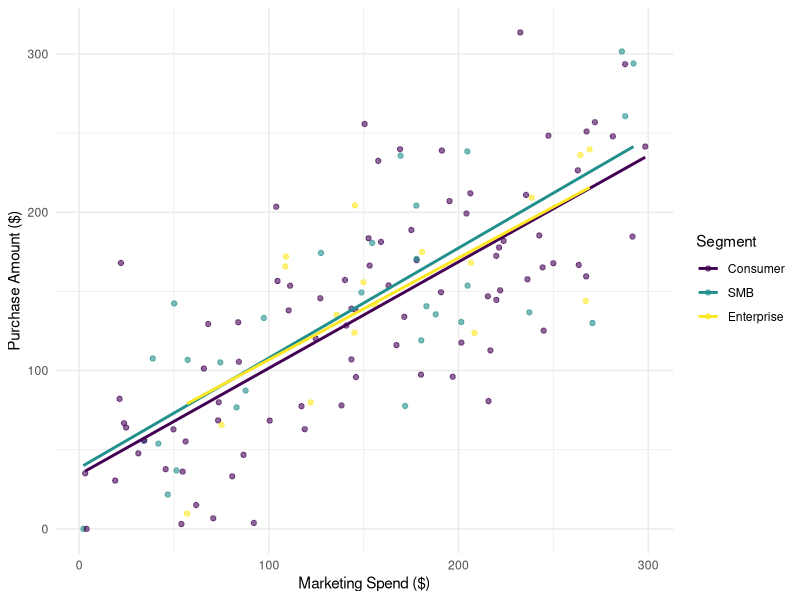
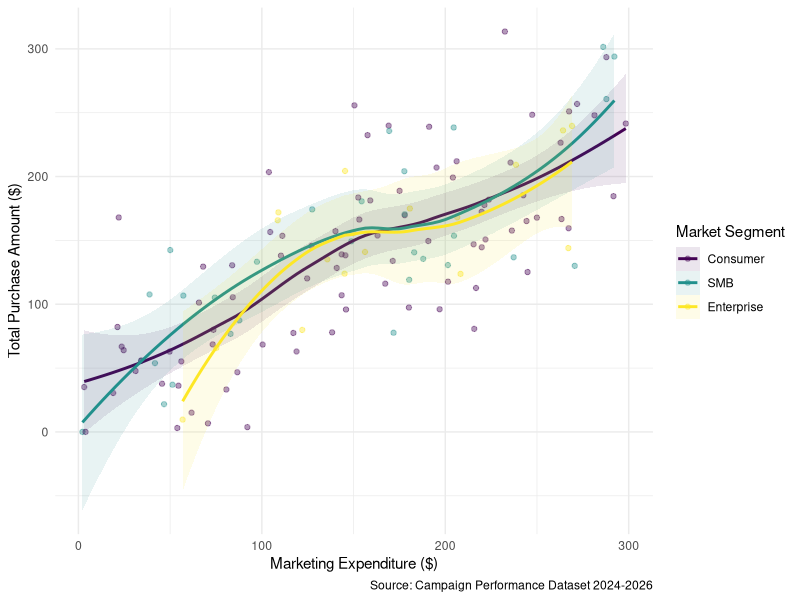

Here is the R script that generated these plots, in order:
## ---- chunk 1
#| label: data-cleansing
#| warning: false
#| message: false
#| echo: false
#| results: "hide"

# ============================================================
#  Data quality issues addressed:
#    1. Mixed date formats  → standardised to ISO 8601 (YYYY-MM-DD)
#    2. Missing signup_date  (9 rows)  → kept as NA
#    3. Missing purchase_amount (18 rows) → kept as NA; flag added
#    4. notes column: NaN → NA; meaningful values retained
#    5. segment → ordered factor (Consumer < SMB < Enterprise)
#    6. Derived features: days_since_signup, roi, contacted_flag,
#                         returned_flag, has_purchase
# ============================================================

# ── 0. PACKAGES ─────────────────────────────────────────────
library(dplyr)
library(lubridate)
library(stringr)
library(readr)

# ── 1. LOAD RAW DATA ────────────────────────────────────────

raw <- read_csv(
  "data/35851937_Sin Chan.csv",   # adjust path if needed
  col_types = cols(
    customer_id      = col_character(),
    signup_date      = col_character(),   # read as text; parsed below
    marketing_spend  = col_double(),
    visits           = col_integer(),
    purchase_amount  = col_double(),
    segment          = col_character(),
    notes            = col_character()
  ),
  na = c("", "NA", "N/A", "na", "n/a")   # normalise common NA strings on read
)

cat("Raw data loaded:", nrow(raw), "rows x", ncol(raw), "cols\n")


# ── 2. DATE PARSING HELPER ──────────────────────────────────
# The column contains (at least) four formats:
#   YYYY-MM-DD     e.g. "2025-06-24"
#   DD/MM/YYYY     e.g. "22/05/2025", "27/10/2024"
#   MM/DD/YYYY     e.g. "05/10/2024"  ← ambiguous; resolved via context*
#   Mon DD, YYYY   e.g. "Feb 05, 2025", "Oct 10, 2024"
#
# * DD/MM vs MM/DD is ambiguous when day <= 12. Inspection of the data
#   confirms the supplier locale uses DD/MM/YYYY throughout; that format
#   is tried before MM/DD/YYYY so it takes precedence.

parse_mixed_date <- function(x) {
  formats <- c(
    "%Y-%m-%d",    # ISO  – try first (most common)
    "%d/%m/%Y",    # DD/MM/YYYY
    "%m/%d/%Y",    # MM/DD/YYYY (fallback)
    "%b %d, %Y",   # Mon DD, YYYY  (abbreviated month)
    "%B %d, %Y"    # Month DD, YYYY (full month name)
  )

  result <- as.Date(rep(NA_character_, length(x)))

  for (fmt in formats) {
    needs_filling <- is.na(result) & !is.na(x)
    if (!any(needs_filling)) break
    parsed <- suppressWarnings(as.Date(x, format = fmt))
    result[needs_filling & !is.na(parsed)] <- parsed[needs_filling & !is.na(parsed)]
  }
  result
}


# ── 3. CLEAN ────────────────────────────────────────────────

reference_date <- as.Date("2026-03-31")   # today; used for derived fields

cleaned <- raw %>%

  # 3a. Parse signup_date
  mutate(
    signup_date = parse_mixed_date(signup_date)
  ) %>%

  # 3b. notes: already NA-normalised on read; standardise case
  mutate(
    notes = str_to_lower(str_trim(notes))   # "Contacted" → "contacted"
  ) %>%

  # 3c. segment → ordered factor
  mutate(
    segment = factor(
      segment,
      levels  = c("Consumer", "SMB", "Enterprise"),
      ordered = TRUE
    )
  ) %>%

  # 3d. Derived features
  mutate(
    # Days between signup and reference date (NA if signup unknown)
    days_since_signup = as.integer(reference_date - signup_date),

    # Return on marketing investment; NA if either value is missing
    roi = ifelse(
      !is.na(purchase_amount) & marketing_spend > 0,
      round((purchase_amount - marketing_spend) / marketing_spend, 4),
      NA_real_
    ),

    # Boolean flags derived from notes
    contacted_flag  = (!is.na(notes) & notes == "contacted"),
    returned_flag   = (!is.na(notes) & notes == "returned"),
    no_response_flag = (!is.na(notes) & notes == "no response"),

    # Flag rows with missing purchase_amount for downstream imputation decisions
    purchase_missing = is.na(purchase_amount)
  )


# ── 4. VALIDATION CHECKS ────────────────────────────────────

cat("\n", rep("=", 60), "\n")
cat(" DATA QUALITY & PERFORMANCE METRICS SUMMARY \n")
cat(rep("=", 60), "\n\n")

# 1. 數據基礎規模
cat(sprintf("%-30s : %d\n", "Total Customer Records", nrow(cleaned)))
cat(sprintf("%-30s : %d\n", "Total Analysis Variables", ncol(cleaned)))
cat("\n")

# 2. Key Performance Metrics
# Mean, Median and SD to show the distribution of the data
metrics_summary <- cleaned %>%
  summarise(
    # Marketing Expenditure
    mean_spend    = mean(marketing_spend, na.rm = TRUE),
    median_spend  = median(marketing_spend, na.rm = TRUE),
    
    # Total Purchase Amounts
    mean_purchase = mean(purchase_amount, na.rm = TRUE),
    sd_purchase   = sd(purchase_amount, na.rm = TRUE),
    
    # Platform Visit Frequency
    mean_visits   = mean(visits, na.rm = TRUE),
    max_visits    = max(visits, na.rm = TRUE),
    
    # ROI
    mean_roi      = mean(roi, na.rm = TRUE)
  )

cat("Performance Metrics (Averages & Distribution):\n")
cat(sprintf("  %-28s : $%.2f (Median: $%.2f)\n", "Avg Marketing Expenditure", metrics_summary$mean_spend, metrics_summary$median_spend))
cat(sprintf("  %-28s : $%.2f (Std Dev: %.2f)\n", "Avg Purchase Amount", metrics_summary$mean_purchase, metrics_summary$sd_purchase))
cat(sprintf("  %-28s : %.1f visits (Max: %d)\n", "Avg Visit Frequency", metrics_summary$mean_visits, metrics_summary$max_visits))
cat(sprintf("  %-28s : %.1f%%\n", "Average ROI", metrics_summary$mean_roi * 100))

# 3. 數據完整性檢查 (Missing Data)
cat("\nData Integrity Check (Missing Values):\n")
missing_counts <- colSums(is.na(cleaned))
# List out all missing value
significant_missing <- missing_counts[missing_counts > 0]
if(length(significant_missing) > 0) {
  for(i in seq_along(significant_missing)) {
    cat(sprintf("  %-28s : %d rows missing\n", names(significant_missing)[i], significant_missing[i]))
  }
} else {
  cat("  All key columns are 100% complete.\n")
}

# 4.Segment
cat("\nMarket Segment Distribution:\n")
seg_table <- table(cleaned$segment)
for(n in names(seg_table)) {
  cat(sprintf("  %-28s : %d customers\n", n, seg_table[n]))
}

cat("\n", rep("=", 60), "\n")

# ── 5. EXPORT ───────────────────────────────────────────────

write_csv(cleaned, "data/35851937_Sin_Chan_cleaned.csv", na = "")

## ---- chunk 2
#| label: data-details
#| warning: false
#| message: false
#| echo: false
#| results: "hide"

library(skimr)

# A high-level description of all variables
# This will show you means, standard deviations, and distributions
skim(cleaned)
## ---- chunk 3
#| label: tbl-segment-summary
#| echo: false
#| message: false

library(knitr)

segment_summary <- cleaned |>
  group_by(segment) |>
  summarise(
    `Avg Spend` = mean(marketing_spend, na.rm = TRUE),
    `Avg Purchase` = mean(purchase_amount, na.rm = TRUE),
    `Total Visits` = sum(visits, na.rm = TRUE),
    `Missing Rate (%)` = mean(purchase_missing) * 100
  ) |>
  mutate(across(where(is.numeric), ~round(., 2)))

kable(segment_summary, 
      caption = "Summary Statistics of Campaign Performance by Segment")


## ---- chunk 4
#| label: fig-spend-vs-purchase
#| fig-cap: "Marketing Spend vs Purchase Amount by Segment"
#| echo: false
#| warning: false

library(ggplot2)

ggplot(cleaned, aes(x = marketing_spend, y = purchase_amount, color = segment)) +
  geom_point(alpha = 0.6) +
  geom_smooth(method = "lm", se = FALSE) +
  labs(
    x = "Marketing Spend ($)",
    y = "Purchase Amount ($)",
    color = "Segment"
  ) +
  theme_minimal()

## ---- chunk 5
#| label: tbl-roi-summary
#| tbl-cap: "ROI Summary Statistics by Market Segment"
#| echo: false
#| warning: false
#| message: false


library(ggplot2)

library(kableExtra)
library(scales)

roi_table <- cleaned %>%
  filter(!is.na(roi)) %>%
  group_by(segment) %>%
  summarise(
    Customers          = n(),
    `Mean ROI (%)`     = paste0(round(mean(roi) * 100, 1), "%"),
    `Median ROI (%)`   = paste0(round(median(roi) * 100, 1), "%"),
    `Positive ROI (n)` = sum(roi > 0),
    `Negative ROI (n)` = sum(roi < 0),
    `% Negative ROI`   = paste0(round(mean(roi < 0) * 100, 1), "%"),
    `Mean Spend ($)`   = paste0("$", round(mean(marketing_spend), 2)),
    `Mean Purchase ($)` = paste0("$", round(mean(purchase_amount, na.rm = TRUE), 2)),
    .groups = "drop"
  ) %>%
  arrange(segment)

# Add total row
total_row <- cleaned %>%
  filter(!is.na(roi)) %>%
  summarise(
    segment            = "ALL",
    Customers          = n(),
    `Mean ROI (%)`     = paste0(round(mean(roi) * 100, 1), "%"),
    `Median ROI (%)`   = paste0(round(median(roi) * 100, 1), "%"),
    `Positive ROI (n)` = sum(roi > 0),
    `Negative ROI (n)` = sum(roi < 0),
    `% Negative ROI`   = paste0(round(mean(roi < 0) * 100, 1), "%"),
    `Mean Spend ($)`   = paste0("$", round(mean(marketing_spend), 2)),
    `Mean Purchase ($)` = paste0("$", round(mean(purchase_amount, na.rm = TRUE), 2))
  )

roi_summary <- bind_rows(roi_table, total_row)

roi_summary <- cleaned %>%
  filter(!is.na(roi)) %>%
  group_by(segment) %>%
  summarise(
    Customers          = n(),
    `Mean ROI (%)`     = paste0(round(mean(roi) * 100, 1), "%"),
    `Median ROI (%)`   = paste0(round(median(roi) * 100, 1), "%"),
    `Positive ROI (n)` = sum(roi > 0),
    `Negative ROI (n)` = sum(roi < 0),
    `% Negative ROI`   = paste0(round(mean(roi < 0) * 100, 1), "%"),
    `Mean Spend ($)`   = paste0("$", round(mean(marketing_spend), 2)),
    `Mean Purchase ($)`= paste0("$", round(mean(purchase_amount, na.rm = TRUE), 2)),
    .groups = "drop"
  ) %>%
  bind_rows(
    cleaned %>%
      filter(!is.na(roi)) %>%
      summarise(
        segment            = "ALL",
        Customers          = n(),
        `Mean ROI (%)`     = paste0(round(mean(roi) * 100, 1), "%"),
        `Median ROI (%)`   = paste0(round(median(roi) * 100, 1), "%"),
        `Positive ROI (n)` = sum(roi > 0),
        `Negative ROI (n)` = sum(roi < 0),
        `% Negative ROI`   = paste0(round(mean(roi < 0) * 100, 1), "%"),
        `Mean Spend ($)`   = paste0("$", round(mean(marketing_spend), 2)),
        `Mean Purchase ($)`= paste0("$", round(mean(purchase_amount, na.rm = TRUE), 2))
      )
  )

# 2. 判斷輸出格式並渲染
if (knitr::is_latex_output()) {
  # --- PDF 輸出設定 ---
  roi_summary %>%
    kable(
      format = "latex",
      booktabs = TRUE,
      align = c("l", rep("c", ncol(roi_summary) - 1))
    ) %>%
    kable_styling(
      latex_options = c("scale_down", "hold_position"),
      font_size = 8
    ) %>%
    column_spec(1, bold = TRUE) %>%
    row_spec(nrow(roi_summary), bold = TRUE, background = "#F2F2F2")
} else {
  # --- HTML 輸出設定 ---
  roi_summary %>%
    kable(
      format = "html",
      align = c("l", rep("c", ncol(roi_summary) - 1))
    ) %>%
    kable_styling(
      bootstrap_options = c("striped", "hover", "condensed"),
      full_width = FALSE
    ) %>%
    column_spec(1, bold = TRUE) %>%
    row_spec(nrow(roi_summary), bold = TRUE) %>%
    scroll_box(width = "100%") # 預防 HTML 爆邊
}




## ---- chunk 6
#| label: fig-loess-trend
#| fig-cap: "Non-linear smoothing (LOESS) identifying potential points of diminishing marginal returns in marketing spend."
#| echo: false
#| message: false
#| warning: false

ggplot(cleaned, aes(x = marketing_spend, y = purchase_amount, color = segment, fill = segment)) +
  geom_point(alpha = 0.4) +
  geom_smooth(method = "loess", span = 0.9, se = TRUE, alpha = 0.1) + 
  labs(
    x = "Marketing Expenditure ($)",
    y = "Total Purchase Amount ($)",
    color = "Market Segment",
    fill = "Market Segment",
    caption = "Source: Campaign Performance Dataset 2024-2026"
  ) +
  theme_minimal()


## ---- chunk 7
#| label: tbl-roi-check
#| echo: false
#| message: false

# 1. Calculate granular ROI for ALL segments
roi_check_all <- cleaned %>%
  filter(!is.na(roi)) %>%
  mutate(spend_bracket = cut(marketing_spend, 
                             breaks = c(0, 100, 200, Inf),
                             labels = c("Low ($0-100)", "Mid ($100-200)", "High ($200+)"))) %>%
  group_by(segment, spend_bracket) %>%
  summarise(
    avg_roi = mean(roi, na.rm = TRUE),
    sample_size = n(),
    .groups = "drop"
  ) %>%
  # Convert to percentage for display
  mutate(avg_roi_pct = scales::percent(avg_roi, accuracy = 0.1))

# 2. Display the table
roi_check_all %>%
  select(segment, spend_bracket, avg_roi_pct, sample_size) %>%
  knitr::kable(
    caption = "Detailed ROI Analysis by Segment and Spend Bracket",
    col.names = c("Segment", "Spend Bracket", "Avg ROI (%)", "Sample Size (n)"),
    align = "llcc"
  ) %>%
  kableExtra::kable_styling(bootstrap_options = c("condensed", "striped", "hover"), 
                            full_width = FALSE) %>%
  kableExtra::collapse_rows(columns = 1, valign = "top") # Merges segment names for clarity
